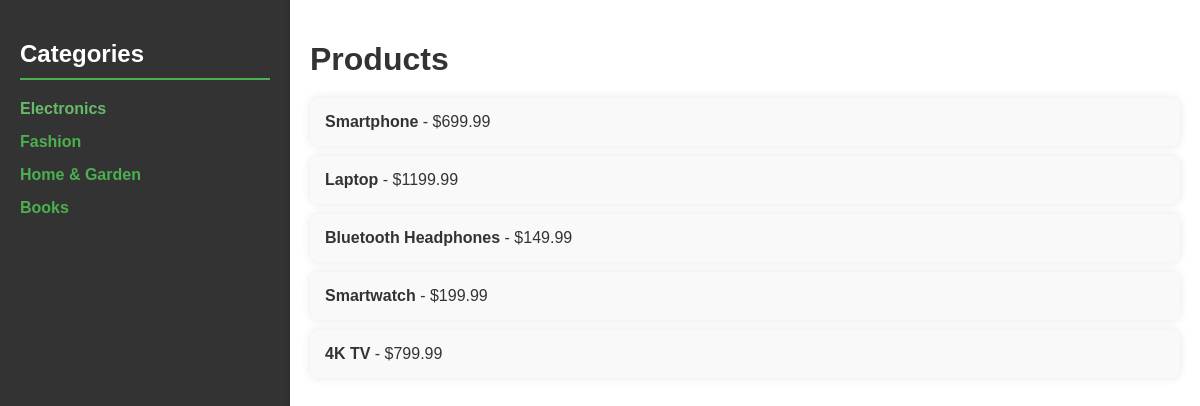
The app's page /products/?category=1 with its own data.
### products/models.py (models this page shows, shortened)
class Category(models.Model):
    name = models.CharField(max_length=255)
    parent = models.ForeignKey('self', on_delete=models.CASCADE, related_name='subcategories', null=True, blank=True)

class Product(models.Model):
    category = models.ForeignKey(Category, on_delete=models.CASCADE, related_name='products')
    name = models.CharField(max_length=255)
    description = models.TextField()
    price = models.DecimalField(max_digits=10, decimal_places=2)
    stock = models.IntegerField(default=0)
    image = models.ImageField(upload_to='products/', null=True, blank=True)
    def get_absolute_url(self):
        return reverse('product_detail', args=[str(self.id)])

### products/views.py (the view)
# urls.py: path('', views.product_list, name='product_list'),  # URL pattern for product list
def product_list(request):
    category_id = request.GET.get('category')
    if category_id:
        products = Product.objects.filter(category_id=category_id)
    else:
        products = Product.objects.all()
    categories = Category.objects.all()
    return render(request, 'products/product_list.html', {
        'products': products,
        'categories': categories,
    })

### products/templates/products/product_list.html (shortened to what this page needs)
<!DOCTYPE html>
<html lang="en">
  <head>
  </head>
  <body>
    <div class="container">
      <div class="sidebar">
        <h2>Categories</h2>
        <ul>
          {% for category in categories %}
          <li>
            <a href="?category={{ category.id }}"
               {% if category.id|stringformat:"s" == request.GET.category|stringformat:"s" %}style="color: #66bb6a;"{% endif %}>
              {{ category.name }}
            </a>
          </li>
          {% endfor %}
        </ul>
      </div>
      <div class="content">
        <h1>Products</h1>
        {% if products %}
        <ul>
          {% for product in products %}
          <li>
            <a href="{{ product.get_absolute_url }}">{{ product.name }}</a> -
            ${{ product.price }}
          </li>
          {% endfor %}
        </ul>
        {% else %}
        <p>No products found in this category.</p>
        {% endif %}
      </div>
    </div>
  </body>
</html>

### products/templates/products/product_list.html (style rules this page uses)
body { font-family: Arial, sans-serif; margin: 0; padding: 0; color: #333; background-color: #f4f4f4; display: flex; flex-direction: column; min-height: 100vh; }
.container { display: flex; flex: 1; }
.sidebar { width: 250px; background-color: #333; color: white; padding: 20px; box-shadow: 2px 0 5px rgba(0, 0, 0, 0.1); }
.sidebar h2 { color: #fff; margin-bottom: 20px; border-bottom: 2px solid #4caf50; padding-bottom: 10px; }
.sidebar ul { list-style-type: none; padding: 0; margin: 0; }
.sidebar ul li { margin: 15px 0; }
.sidebar ul li a { text-decoration: none; color: #4caf50; font-weight: bold; display: block; }
.content { flex: 1; padding: 20px; background-color: #fff; box-shadow: -2px 0 5px rgba(0, 0, 0, 0.1); }
.content h1 { margin-bottom: 20px; color: #333; }
.content ul { list-style-type: none; padding: 0; margin: 0; }
.content ul li { background: #f9f9f9; margin: 10px 0; padding: 15px; border-radius: 8px; box-shadow: 0 0 10px rgba(0, 0, 0, 0.1); transition: background-color 0.3s ease; }
.content ul li a { text-decoration: none; color: #333; font-weight: bold; }

### records on screen
Category: name "Electronics"
Category: name "Fashion"
Category: name "Home & Garden"
Category: name "Books"
Product: name "Smartphone", price "699.99"
Product: name "Laptop", price "1199.99"
Product: name "Bluetooth Headphones", price "149.99"
Product: name "Smartwatch", price "199.99"
Product: name "4K TV", price "799.99"
